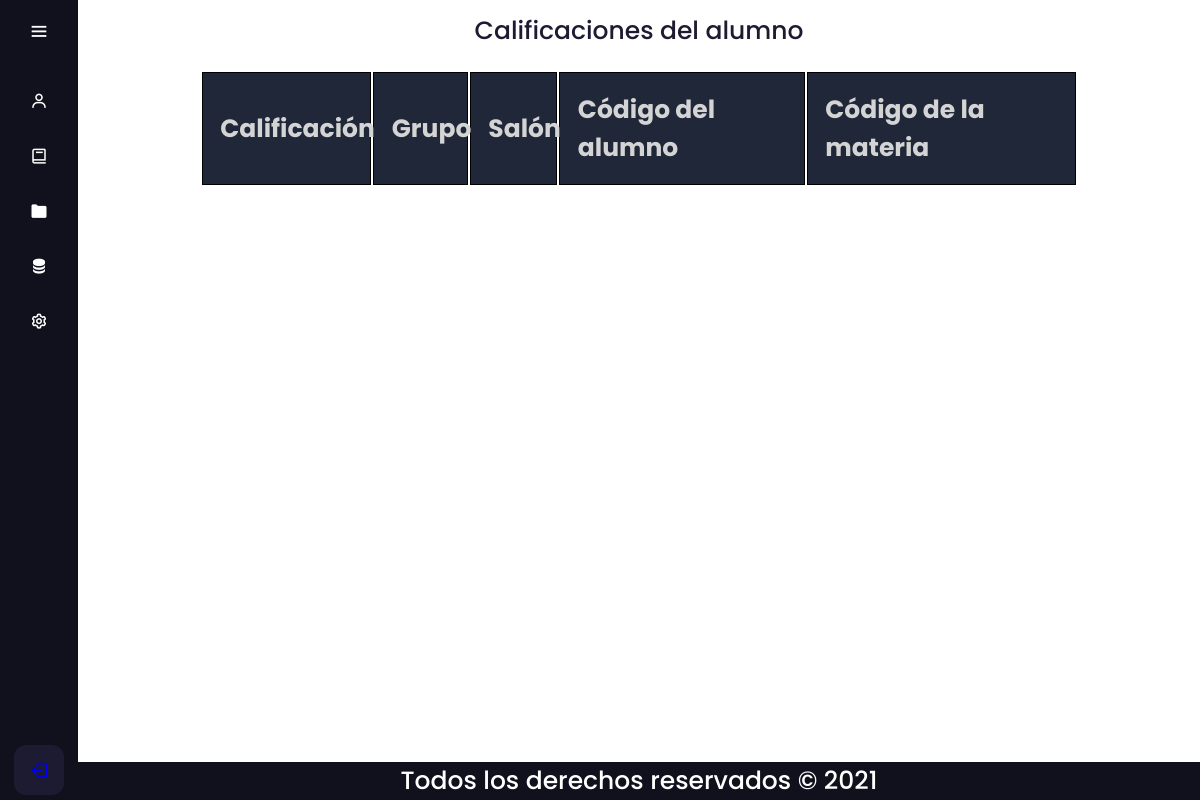
The app's page /php/calificaciones.php (signed in), older data.
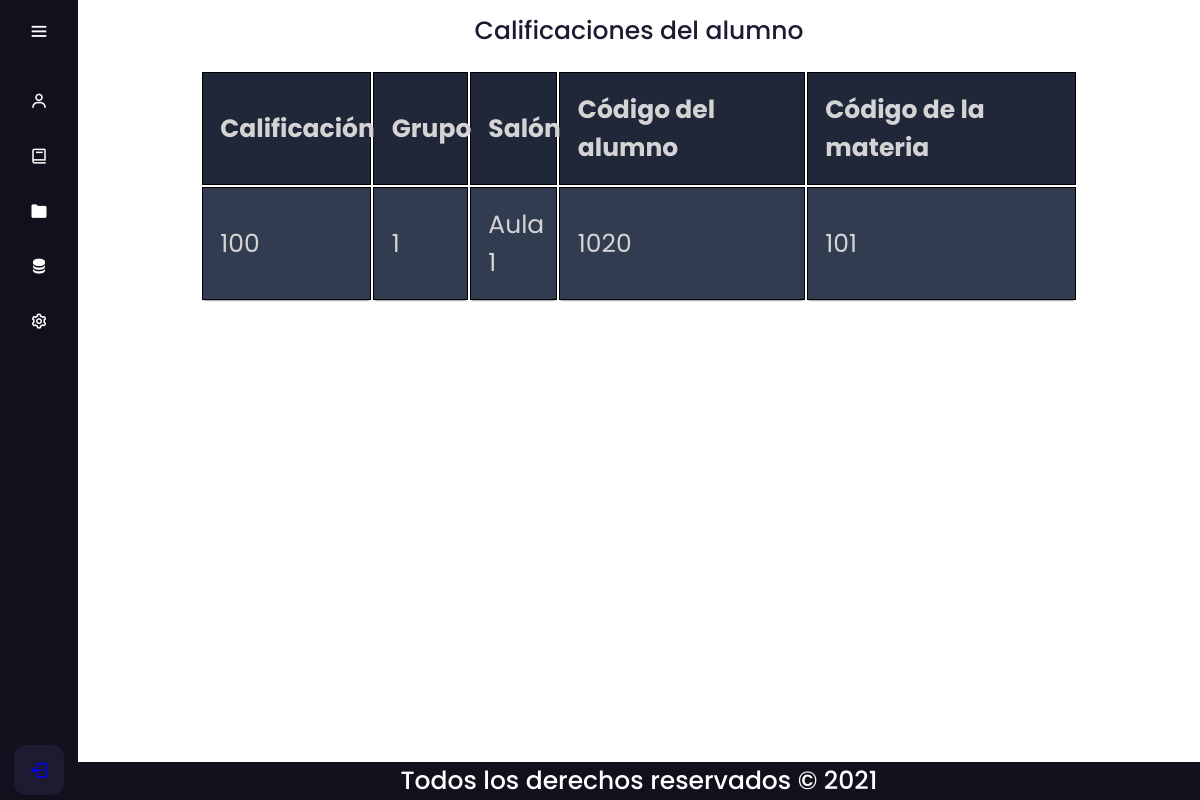
The same page, newer data.
### tables this page shows
CREATE TABLE `calificacion` (
  `calificacion` varchar(100) DEFAULT NULL,
  `id_docente` varchar(10) NOT NULL,
  `grupo` varchar(10) NOT NULL,
  `salon` varchar(10) NOT NULL,
  `id_alumno` varchar(10) NOT NULL,
  `id_materia` varchar(10) NOT NULL,
  `mostrar_calificacion` varchar(1) NOT NULL,
  `id_calificacion` int(1) NOT NULL
);

### php/calificaciones.php (the view, shortened to what this page needs)
<?php
    require_once 'conexion.php';
?>
<!DOCTYPE html><html class="menu">
<html ng-app="EM-SCHOOL">
  <head>
    <link rel="stylesheet" href="../css/calificaciones.css">
    <link rel="stylesheet" href="https://use.fontawesome.com/releases/v5.8.1/css/all.css">
    <link rel="stylesheet" type="text/css" href="https://netdna.bootstrapcdn.com/font-awesome/4.0.3/css/font-awesome.css" rel="stylesheet">
    <link href='https://unpkg.com/boxicons@2.0.7/css/boxicons.min.css' rel='stylesheet'>
  </head>
  <body>
    <div class="sidebar">
      <div class="logo_content">
        <i class='bx bx-menu' id="btn" ></i>
      </div>
      <ul class="nav_list">
        <li>
          <a href="inicioAlumno.php">
            <i class='bx bx-user' ></i>
          </a>
        </li>
        <li>
          <a href="calificaciones.php">
            <i class='bx bx-book'></i>
          </a>
        </li>
        <li>
          <a href="registro.php">
            <i class='bx bxs-folder'></i>
          </a>
        </li>
        <li>
          <a href="servicios.php">
            <i class='bx bxs-data'></i>
          </a>
        </li>
        <li>
          <a href="configuracion.php">
            <i class='bx bx-cog' ></i>
          </a>
        </li>
      </ul>
      <div class="profile_content">
        <div class="profile">
          <a href="logout.php">
          <i class='bx bx-log-out' id="log_out" ></i>
          </a>
        </div>
      </div>
    </div>
    <div class="home_content">
        <div class="text">Calificaciones del alumno
        <?php
        $valor = $_SESSION['codigo'];
        $consulta = mysqli_query($conexion, "SELECT * FROM calificacion WHERE id_alumno LIKE '$valor'");
        ?>
          <div id = "datos">
            <?php $tabla = 0;
            if ($tabla == 0){?>
            <table class="container">
              <thead>
              <th>Calificación</th>
              <th>Grupo</th>
              <th>Salón</th>
              <th>Código del alumno</th>
              <th>Código de la materia</th>
            </thead>
            <tbody>
              <?php $tabla = 1;
              }
              ?>
                  <?php $contador = 0;
                    while($calificacion = mysqli_fetch_array($consulta)){
                       ?>
                    <tr>
                      <?php if ($calificacion['mostrar_calificacion'] == 1){ ?>
                      <php $contador++;?>
                      <td><?php echo $calificacion['calificacion']?></td>
                      <td><?php echo $calificacion['grupo']?></td>
                      <td><?php echo $calificacion['salon']?></td>
                      <td><?php echo $calificacion['id_alumno']?></td>
                      <td><?php echo $calificacion['id_materia']?></td>
                    </tr>
                    <?php
                      }else if($contador == 0)echo("Las calificaciones no están disponibles en este momento, intente en otra ocasión");$contador = 1;
                    }
                    ?>
                </tbody>
              </table>
        </div>
        <div class="footer">
        <p> Todos los derechos reservados © 2021</p>
      </div>
      </div>
    </div>
</body>
</html>

Row changes from the older to the newer data that the page shows:
added calificacion: calificacion "100", grupo "1", salon "Aula 1", id_alumno "1020", id_materia "101"
